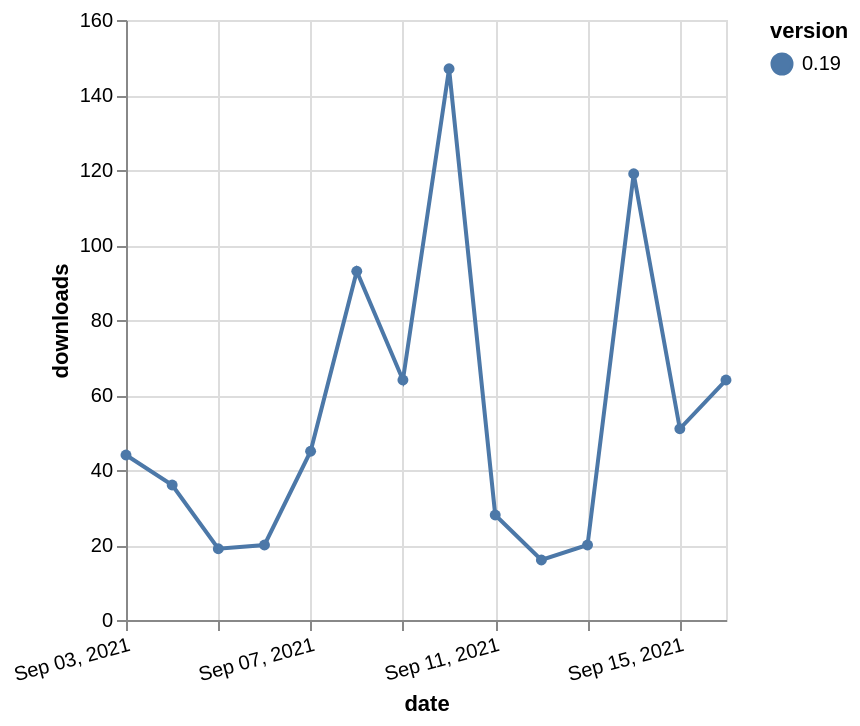

Write a Vega-Lite specification for this figure.
### Vega-Lite specification from a JSON file in a GitHub repository (floating-point values rounded to 4 significant figures)
{"$schema": "https://vega.github.io/schema/vega-lite/v5.json", "description": "A simple bar chart with embedded data.", "data": {"values": [{"date": "2021-09-03", "total": 79618, "delta": 44, "version": "0.19"}, {"date": "2021-09-04", "total": 79654, "delta": 36, "version": "0.19"}, {"date": "2021-09-05", "total": 79673, "delta": 19, "version": "0.19"}, {"date": "2021-09-06", "total": 79693, "delta": 20, "version": "0.19"}, {"date": "2021-09-07", "total": 79738, "delta": 45, "version": "0.19"}, {"date": "2021-09-08", "total": 79831, "delta": 93, "version": "0.19"}, {"date": "2021-09-09", "total": 79895, "delta": 64, "version": "0.19"}, {"date": "2021-09-10", "total": 80042, "delta": 147, "version": "0.19"}, {"date": "2021-09-11", "total": 80070, "delta": 28, "version": "0.19"}, {"date": "2021-09-12", "total": 80086, "delta": 16, "version": "0.19"}, {"date": "2021-09-13", "total": 80106, "delta": 20, "version": "0.19"}, {"date": "2021-09-14", "total": 80225, "delta": 119, "version": "0.19"}, {"date": "2021-09-15", "total": 80276, "delta": 51, "version": "0.19"}, {"date": "2021-09-16", "total": 80340, "delta": 64, "version": "0.19"}]}, "width": "container", "mark": {"type": "line", "point": {"filled": true}}, "encoding": {"x": {"field": "date", "type": "temporal", "timeUnit": "yearmonthdate", "title": "date", "axis": {"labelAngle": -15}}, "y": {"field": "delta", "type": "quantitative", "title": "downloads"}, "color": {"field": "version", "type": "nominal"}, "tooltip": {"field": "delta"}}}
